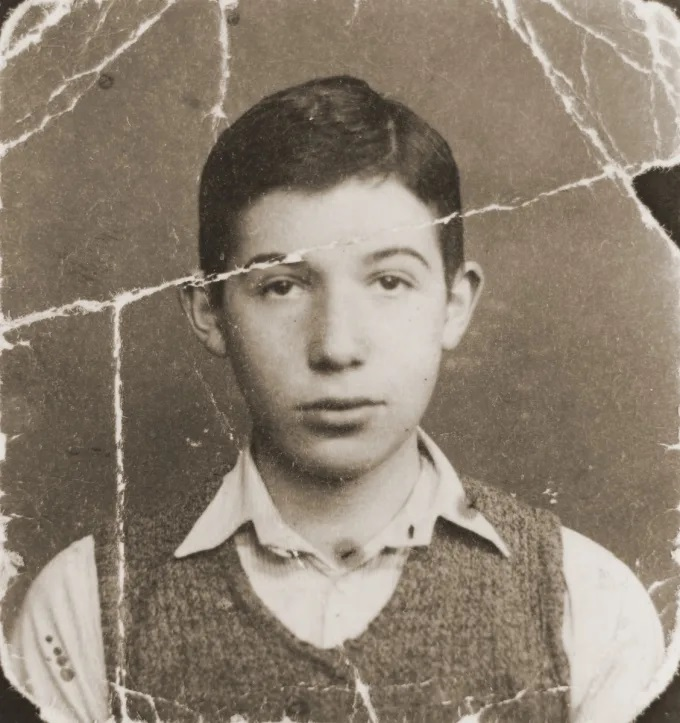
#> input picture input/scanned.jpg, 680 x 723 px
$ python restore_scratches_improved.py --input input/scanned.jpg --output output/cleaned.jpg
#> lines starting #> are read from the running program, lines starting #| are printed output that depends on the picture; after the words box and inside, x2 and y2 are one past the last pixel; in counts of white or black regions, pixels touching at a corner belong together
# restore_scratches_improved.py
# Usage:
# python restore_scratches_improved.py --input input/scanned.jpg --output output/cleaned.jpg

import argparse
import os
import cv2
import numpy as np
from skimage.morphology import remove_small_objects
from skimage.measure import label, regionprops
import matplotlib.pyplot as plt

def median_denoise(gray, ksize=3):
    return cv2.medianBlur(gray, ksize)

def detect_dust_scratch_mask_improved(gray,
                                      median_ksize=3,
                                      morph_selem_size=7,
                                      thr=38,
                                      min_size=10,
                                      max_blob_area_ratio=0.02,
                                      keep_thinness_ratio=0.25,
                                      dilate_iters=0):
    if len(gray.shape) == 3:
        gray = cv2.cvtColor(gray, cv2.COLOR_BGR2GRAY)

    gray_med = cv2.medianBlur(gray, median_ksize)

    selem = cv2.getStructuringElement(cv2.MORPH_ELLIPSE, (morph_selem_size, morph_selem_size))
    tophat = cv2.morphologyEx(gray_med, cv2.MORPH_TOPHAT, selem)
    blackhat = cv2.morphologyEx(gray_med, cv2.MORPH_BLACKHAT, selem)
    combined = cv2.add(tophat, blackhat)
    combined = cv2.normalize(combined, None, 0, 255, cv2.NORM_MINMAX)

    _, mask = cv2.threshold(combined, thr, 255, cv2.THRESH_BINARY)

    ker_small = cv2.getStructuringElement(cv2.MORPH_ELLIPSE, (3,3))
    mask = cv2.morphologyEx(mask, cv2.MORPH_OPEN, ker_small, iterations=1)

    mask_bool = mask.astype(bool)
    mask_clean = remove_small_objects(mask_bool, min_size=min_size).astype(np.uint8) * 255

    lbl = label(mask_clean)
    props = regionprops(lbl)
    h, w = gray.shape
    max_blob_area = max_blob_area_ratio * (h*w)

    keep_mask = np.zeros_like(mask_clean)
    for p in props:
        area = p.area
        if area < min_size:
            continue
        if area > max_blob_area:
            continue
        try:
            minor = p.minor_axis_length
            major = p.major_axis_length
            thinness = minor / (major + 1e-6) if major > 0 else 1.0
        except Exception:
            thinness = 1.0
        if (area <= 5000) or (thinness < keep_thinness_ratio):
            keep_mask[lbl == p.label] = 255

    if dilate_iters > 0:
        ker = cv2.getStructuringElement(cv2.MORPH_ELLIPSE, (3,3))
        keep_mask = cv2.dilate(keep_mask, ker, iterations=dilate_iters)

    keep_mask = cv2.medianBlur(keep_mask, 3)
    return keep_mask

def inpaint_multi_pass(img, mask, method='telea', radii=(1,2)):
    if img.ndim == 2:
        img = cv2.cvtColor(img, cv2.COLOR_GRAY2BGR)
    res = img.copy()
    flags = cv2.INPAINT_TELEA if method == 'telea' else cv2.INPAINT_NS
    working_mask = mask.copy()
    for r in radii:
        res = cv2.inpaint(res, working_mask, int(r), flags)
        ker = cv2.getStructuringElement(cv2.MORPH_ELLIPSE, (3,3))
        working_mask = cv2.erode(working_mask, ker, iterations=1)
    return res

def show_images(images, titles=None, figsize=(12,6)):
    n = len(images)
    plt.figure(figsize=figsize)
    for i, img in enumerate(images):
        plt.subplot(1, n, i+1)
        if img.ndim == 2:
            plt.imshow(img, cmap='gray')
        else:
            plt.imshow(cv2.cvtColor(img, cv2.COLOR_BGR2RGB))
        if titles:
            plt.title(titles[i])
        plt.axis('off')
    plt.tight_layout()
    plt.show()

def process_file(input_path, output_path, params, show=False):
#> called with input_path = 'input/scanned.jpg', output_path = 'output/cleaned.jpg', show = False
    img = cv2.imread(input_path, cv2.IMREAD_COLOR)
#> img is the input picture: shape (723, 680, 3); mean B, G, R 114.1, 129.1, 141.4
    if img is None:
        raise FileNotFoundError(input_path)
    gray = cv2.cvtColor(img, cv2.COLOR_BGR2GRAY)
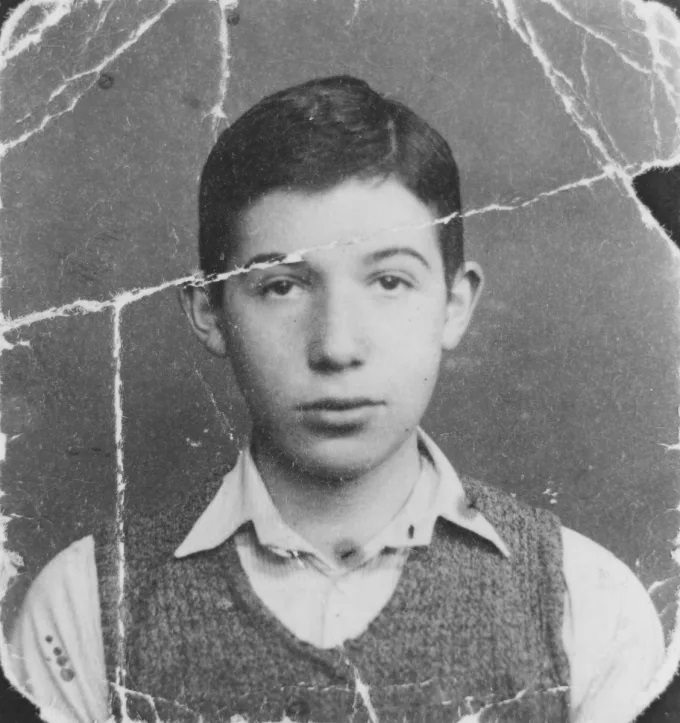
#> gray: shape (723, 680); min 32, max 237, mean 131.1

    den = median_denoise(gray, ksize=params['median_ksize'])

    mask = detect_dust_scratch_mask_improved(den,
                                             median_ksize=params['mask_median_ksize'],
                                             morph_selem_size=params['morph_selem_size'],
                                             thr=params['mask_threshold'],
                                             min_size=params['mask_min_size'],
                                             max_blob_area_ratio=params['mask_max_blob_area_ratio'],
                                             keep_thinness_ratio=params['mask_keep_thinness_ratio'],
                                             dilate_iters=params['dilate_iters'])
#> in detect_dust_scratch_mask_improved, `tophat = cv2.morphologyEx(gray_med, cv2.MORPH_TOPHAT, selem)`:
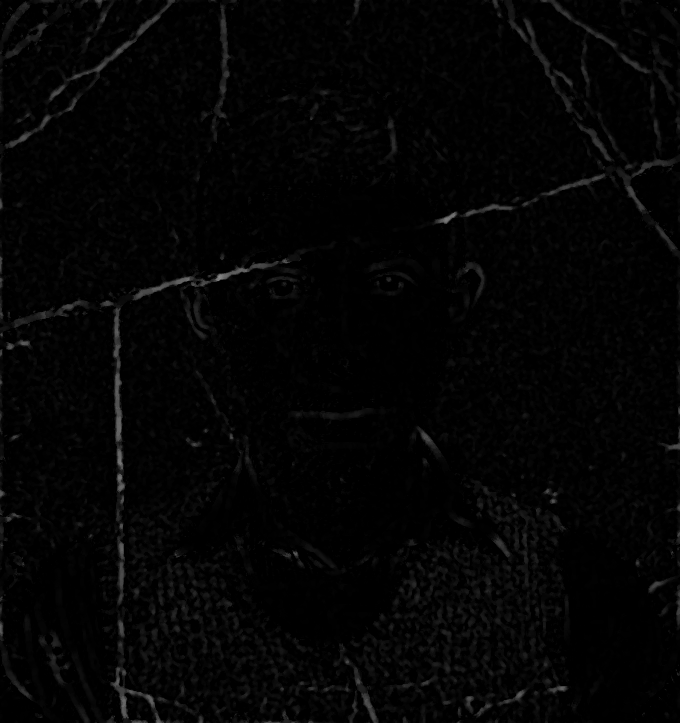
#> tophat: shape (723, 680); min 0, max 138, mean 4
#> in detect_dust_scratch_mask_improved, `combined = cv2.normalize(combined, None, 0, 255, cv2.NORM_MINMAX)`:
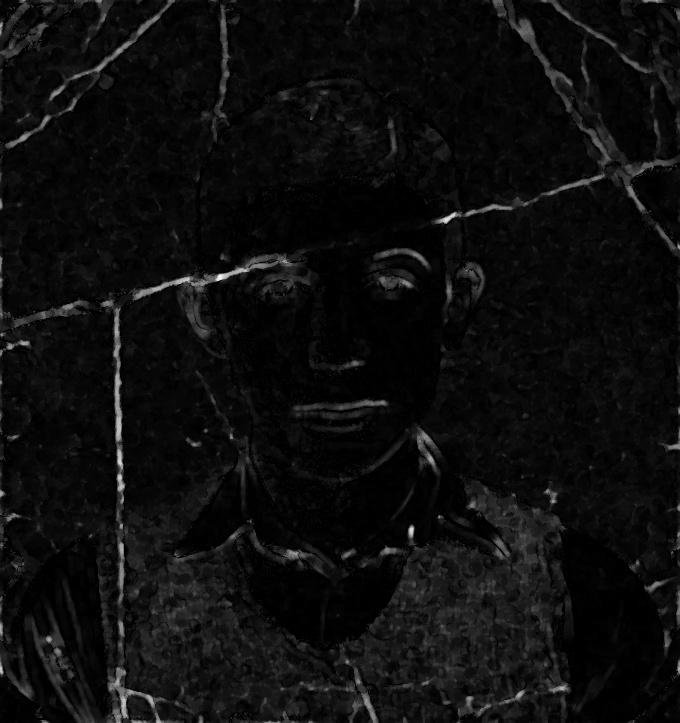
#> combined: shape (723, 680); min 0, max 255, mean 13.3
#> in detect_dust_scratch_mask_improved, `_, mask = cv2.threshold(combined, thr, 255, cv2.THRESH_BINARY)`:
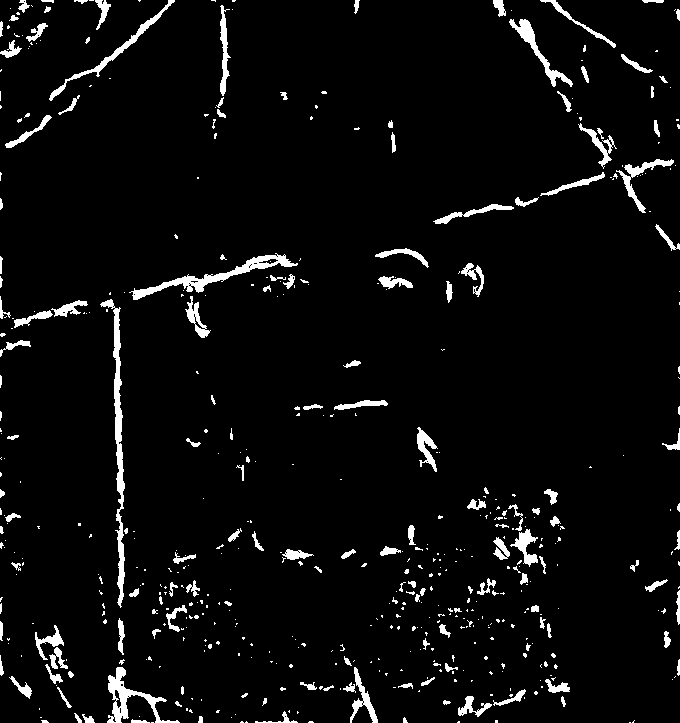
#> mask: shape (723, 680); 4.5% white; 539 white regions (388 under 20 px), largest, box (x1, y1, x2, y2) and area: (100, 299, 125, 608) 1706, (129, 253, 298, 300) 1379, (107, 667, 180, 723) 1041
#> in detect_dust_scratch_mask_improved, `mask = cv2.morphologyEx(mask, cv2.MORPH_OPEN, ker_small, iterations=1)`: mask: shape (723, 680); 4.1% white; 311 white regions (168 under 20 px), largest, box (x1, y1, x2, y2) and area: (132, 255, 298, 300) 1338, (113, 308, 125, 505) 1137, (107, 667, 180, 723) 1016
#> in detect_dust_scratch_mask_improved, `mask_clean = remove_small_objects(mask_bool, min_size=min_size).astype..`: mask_clean: shape (723, 680); 2.6% white; 39 white regions
#> in detect_dust_scratch_mask_improved, `lbl = label(mask_clean)`:
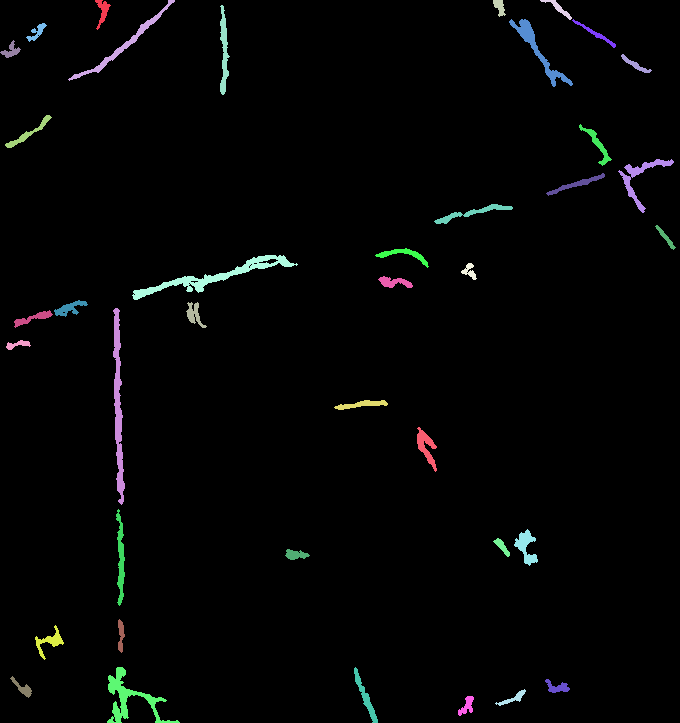
#> lbl: shape (723, 680) int64; 40 distinct labels, from 0 to 39; one colour per label, 0 black
#> in detect_dust_scratch_mask_improved, `props = regionprops(lbl)`: props = 39 regions; largest, box (x1, y1, x2, y2) and area: (132, 255, 298, 300) 1338, (113, 308, 125, 505) 1137, (107, 667, 180, 723) 1000, (509, 19, 573, 87) 720, (68, 0, 175, 81) 636
#> the loop in detect_dust_scratch_mask_improved, `for p in props:` made 39 passes
#> (area, minor, major, thinness) on passes 1 to 12: (186, 12.69, 31.13, 0.408), (636, 11.36, 140.5, 0.0808), (128, 9.62, 19.72, 0.488), (145, 7.31, 37.11, 0.197), (452, 7.44, 98.89, 0.0753), (720, 16.66, 103.4, 0.161), (174, 4.44, 55.92, 0.0793), (144, 9.52, 26.08, 0.365), (149, 13.62, 19.8, 0.688), (148, 6, 37.59, 0.16), (265, 7.65, 64.36, 0.119), (275, 12.02, 54.41, 0.221)
#> in detect_dust_scratch_mask_improved, `keep_mask = cv2.dilate(keep_mask, ker, iterations=dilate_iters)`:
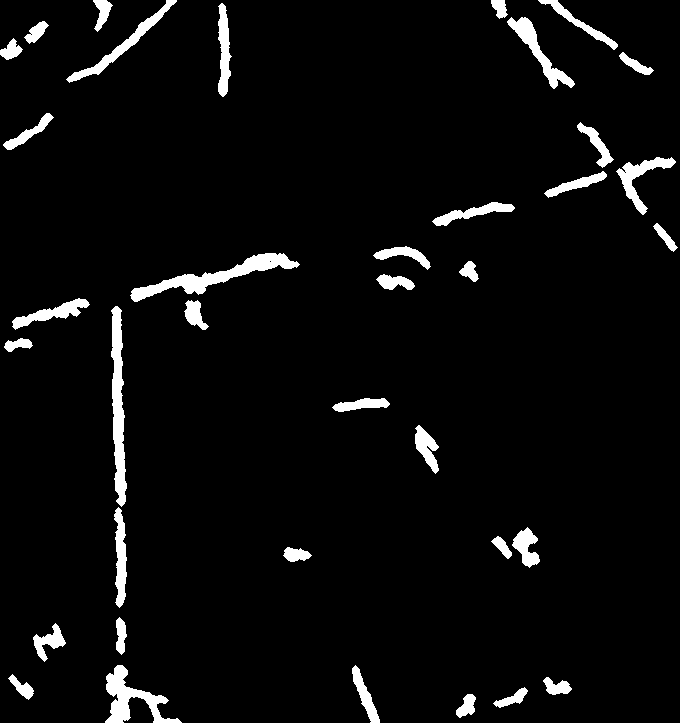
#> keep_mask: shape (723, 680); 4.5% white; 37 white regions, largest, box (x1, y1, x2, y2) and area: (130, 253, 300, 302) 2123, (111, 306, 127, 507) 1941, (105, 665, 182, 723) 1586
#> in detect_dust_scratch_mask_improved, `keep_mask = cv2.medianBlur(keep_mask, 3)`: keep_mask: shape (723, 680); 4.5% white; 37 white regions, largest, box (x1, y1, x2, y2) and area: (131, 253, 299, 302) 2122, (111, 306, 127, 506) 1942, (105, 665, 182, 723) 1591

    result = inpaint_multi_pass(img, mask, method=params['inpaint_method'], radii=params['inpaint_radii'])
#> after the loop in inpaint_multi_pass, `for r in radii:`:
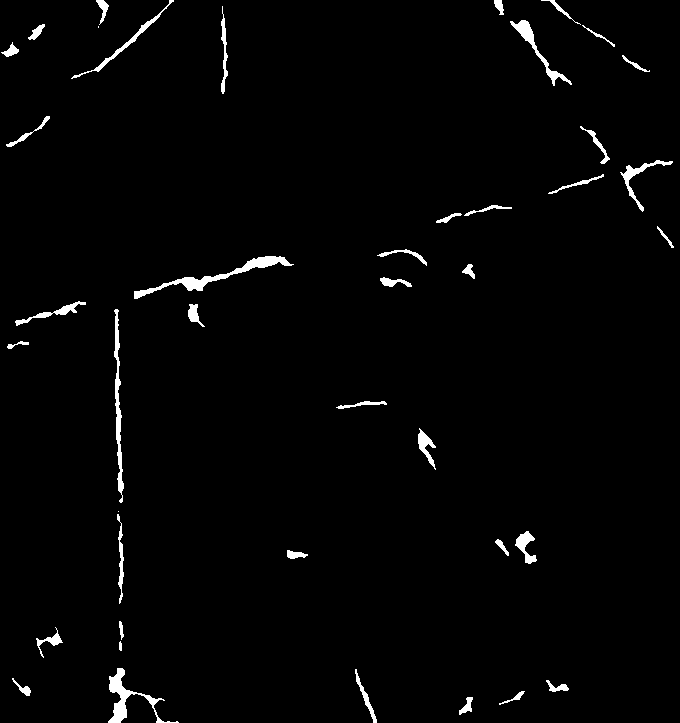
#> working_mask: shape (723, 680); 1.8% white; 42 white regions (2 under 20 px), largest, box (x1, y1, x2, y2) and area: (134, 256, 294, 299) 1088, (108, 668, 179, 723) 839, (114, 309, 124, 503) 748

    base, ext = os.path.splitext(output_path)
    mask_path = base + "_mask.png"
    cv2.imwrite(output_path, result)
    cv2.imwrite(mask_path, mask)
    print(f"Saved: {output_path}")
    print(f"Saved: {mask_path}")

    if show:
        show_images([img, mask, result], titles=["Original", "Mask", "Result"])

if __name__ == "__main__":
    parser = argparse.ArgumentParser()
    parser.add_argument("--input", "-i", required=True)
    parser.add_argument("--output", "-o", required=True)
    parser.add_argument("--show", action="store_true")
    args = parser.parse_args()

    params = {
        'median_ksize': 3,
    	'mask_median_ksize': 3,

    	'morph_selem_size': 9,       # slightly smaller
    	'mask_threshold': 46,        # higher = less sensitive noise

       	'mask_min_size': 120,        # increased from 10 → 120

       	'mask_max_blob_area_ratio': 0.015,

    	'mask_keep_thinness_ratio': 0.25,
    	'dilate_iters': 2,
    	'inpaint_method': 'ns',       # smoother for cracks
    	'inpaint_radii': (3, 4, 5)
     }

    process_file(args.input, args.output, params, show=args.show)

$ run again, with input/scanned2.jpg copied over input/scanned.jpg
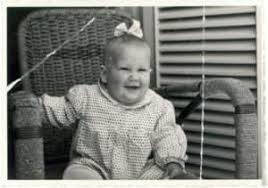
#> input picture input/scanned2.jpg, 268 x 188 px
#> in process_file, img is the input picture: shape (188, 268, 3); mean B, G, R 122.2, 127.4, 126.2
#> mask_bool: shape (188, 268) bool; 27.2% white; 50 white regions (24 under 20 px), largest, box (x1, y1, x2, y2) and area: (133, 6, 257, 111) 8019, (171, 92, 240, 179) 3444, (77, 146, 113, 180) 396
#> mask_clean: shape (188, 268); 25.1% white; 7 white regions
#> in detect_dust_scratch_mask_improved, `lbl = label(mask_clean)`:
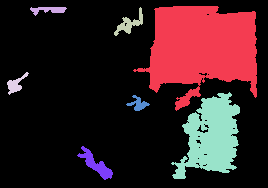
#> lbl: shape (188, 268) int64; 8 distinct labels, from 0 to 7; one colour per label, 0 black
#> props = 7 regions; box (x1, y1, x2, y2) and area: (133, 6, 257, 111) 8014, (171, 92, 240, 179) 3444, (77, 146, 113, 180) 396, (114, 7, 143, 36) 275, (7, 72, 29, 95) 188, (30, 7, 67, 16) 180, (126, 95, 150, 111) 159
#> the loop in detect_dust_scratch_mask_improved, `for p in props:` made 7 passes
#> (area, minor, major, thinness) on passes 2, 3, 4, 6, 7: (180, 7.2, 41.86, 0.172), (275, 14.66, 36.92, 0.397), (188, 12.97, 26.31, 0.493), (159, 14.21, 19.99, 0.711), (396, 13.19, 46.6, 0.283)
#> after the loop in inpaint_multi_pass, `for r in radii:`:
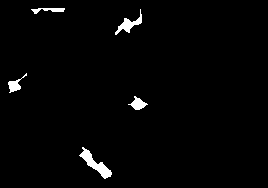
#> working_mask: shape (188, 268); 1.8% white; 5 white regions, box (x1, y1, x2, y2) and area: (79, 147, 112, 179) 332, (115, 9, 142, 35) 209, (128, 96, 148, 110) 135, (8, 73, 27, 93) 129, (31, 8, 65, 14) 109

$ run again, with input/scanned3.jpg copied over input/scanned.jpg
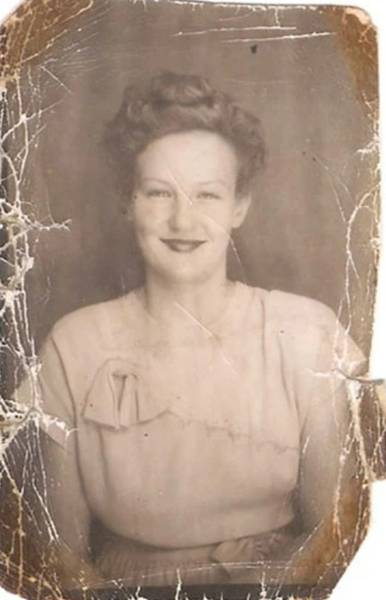
#> input picture input/scanned3.jpg, 386 x 600 px
#> in process_file, img is the input picture: shape (600, 386, 3); mean B, G, R 131.2, 147.3, 169.8
#> mask_bool: shape (600, 386) bool; 5.4% white; 118 white regions (59 under 20 px), largest, box (x1, y1, x2, y2) and area: (0, 28, 71, 271) 3447, (0, 276, 39, 369) 1408, (0, 454, 64, 600) 1334
#> mask_clean: shape (600, 386); 4.3% white; 15 white regions
#> in detect_dust_scratch_mask_improved, `lbl = label(mask_clean)`:
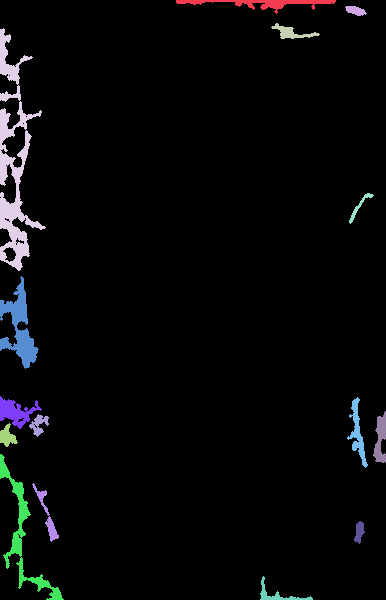
#> lbl: shape (600, 386) int64; 16 distinct labels, from 0 to 15; one colour per label, 0 black
#> props = 15 regions; largest, box (x1, y1, x2, y2) and area: (0, 28, 46, 271) 3333, (0, 276, 39, 369) 1408, (0, 454, 64, 600) 1329, (176, 0, 336, 14) 734, (0, 396, 42, 429) 613
#> the loop in detect_dust_scratch_mask_improved, `for p in props:` made 15 passes
#> (area, minor, major, thinness) on passes 1 to 8: (734, 9.78, 168.7, 0.058), (142, 8.33, 21.93, 0.38), (283, 12.57, 47.77, 0.263), (3333, 37.21, 266.2, 0.14), (133, 6.73, 44.84, 0.15), (1408, 33.02, 91.09, 0.363), (613, 26.43, 41.36, 0.639), (480, 12.87, 74.13, 0.174)
#> after the loop in inpaint_multi_pass, `for r in radii:`:
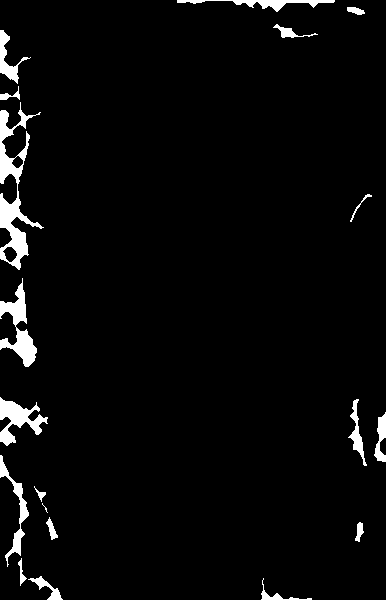
#> working_mask: shape (600, 386); 3.5% white; 19 white regions (1 under 20 px), largest, box (x1, y1, x2, y2) and area: (0, 102, 44, 270) 2234, (0, 278, 37, 367) 1230, (0, 397, 48, 446) 991
